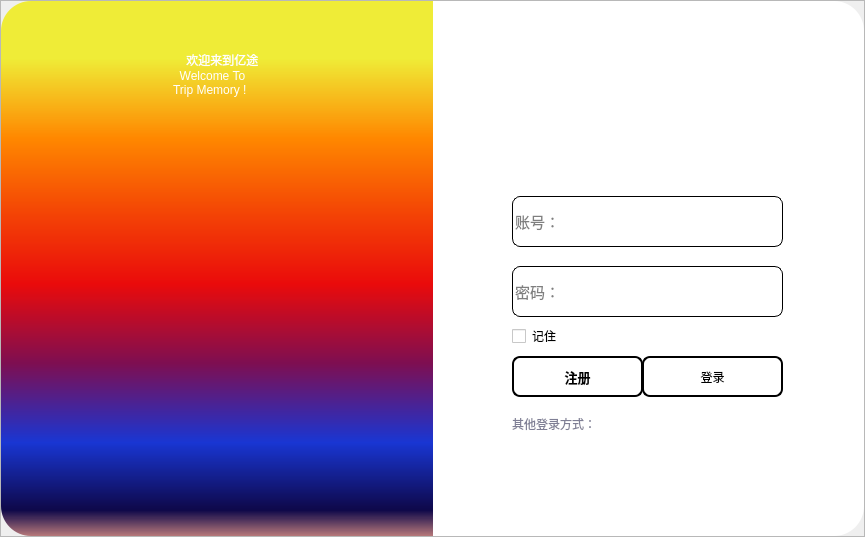
<?xml version="1.0" encoding="UTF-8"?>
<ui version="4.0">
 <class>Form</class>
 <widget class="QWidget" name="Form">
  <property name="geometry">
   <rect>
    <x>0</x>
    <y>0</y>
    <width>865</width>
    <height>537</height>
   </rect>
  </property>
  <property name="windowTitle">
   <string>Form</string>
  </property>
  <layout class="QVBoxLayout" name="verticalLayout">
   <property name="spacing">
    <number>0</number>
   </property>
   <property name="leftMargin">
    <number>0</number>
   </property>
   <property name="topMargin">
    <number>0</number>
   </property>
   <property name="rightMargin">
    <number>0</number>
   </property>
   <property name="bottomMargin">
    <number>0</number>
   </property>
   <item>
    <widget class="QFrame" name="frame">
     <property name="frameShape">
      <enum>QFrame::StyledPanel</enum>
     </property>
     <property name="frameShadow">
      <enum>QFrame::Raised</enum>
     </property>
     <layout class="QHBoxLayout" name="horizontalLayout">
      <property name="spacing">
       <number>0</number>
      </property>
      <property name="leftMargin">
       <number>0</number>
      </property>
      <property name="topMargin">
       <number>0</number>
      </property>
      <property name="rightMargin">
       <number>0</number>
      </property>
      <property name="bottomMargin">
       <number>0</number>
      </property>
      <item>
       <widget class="QFrame" name="frame_2">
        <property name="styleSheet">
         <string notr="true">#frame_2{
	
	background-color: qlineargradient(spread:pad, x1:0, y1:1, x2:0, y2:0, stop:0 rgba(189, 124, 124, 255), stop:0.05 rgba(14, 8, 73, 255), stop:0.176136 rgba(25, 54, 211, 255), stop:0.323864 rgba(126, 14, 81, 255), stop:0.471591 rgba(234, 11, 11, 255), stop:0.607955 rgba(244, 70, 5, 255), stop:0.744318 rgba(255, 136, 0, 255), stop:0.892045 rgba(239, 236, 55, 255));
border-top-left-radius:30px;
border-bottom-left-radius:30px;
}
</string>
        </property>
        <property name="frameShape">
         <enum>QFrame::StyledPanel</enum>
        </property>
        <property name="frameShadow">
         <enum>QFrame::Raised</enum>
        </property>
        <widget class="QWidget" name="">
         <property name="geometry">
          <rect>
           <x>10</x>
           <y>10</y>
           <width>415</width>
           <height>521</height>
          </rect>
         </property>
         <layout class="QVBoxLayout" name="verticalLayout_4">
          <property name="spacing">
           <number>0</number>
          </property>
          <item>
           <spacer name="verticalSpacer">
            <property name="orientation">
             <enum>Qt::Vertical</enum>
            </property>
            <property name="sizeType">
             <enum>QSizePolicy::Minimum</enum>
            </property>
            <property name="sizeHint" stdset="0">
             <size>
              <width>20</width>
              <height>40</height>
             </size>
            </property>
           </spacer>
          </item>
          <item>
           <layout class="QHBoxLayout" name="horizontalLayout_4">
            <item>
             <spacer name="horizontalSpacer_3">
              <property name="orientation">
               <enum>Qt::Horizontal</enum>
              </property>
              <property name="sizeHint" stdset="0">
               <size>
                <width>78</width>
                <height>20</height>
               </size>
              </property>
             </spacer>
            </item>
            <item>
             <layout class="QVBoxLayout" name="verticalLayout_2">
              <item>
               <widget class="QLabel" name="label">
                <property name="styleSheet">
                 <string notr="true">color: rgb(255, 255, 255);
font: 24pt &quot;Algerian&quot;;</string>
                </property>
                <property name="text">
                 <string>    欢迎来到亿途  </string>
                </property>
               </widget>
              </item>
              <item>
               <widget class="QWidget" name="widget" native="true"/>
              </item>
              <item>
               <widget class="QLabel" name="label_2">
                <property name="styleSheet">
                 <string notr="true">color: rgb(255, 255, 255);
font: 24pt &quot;Algerian&quot;;</string>
                </property>
                <property name="text">
                 <string>  Welcome To
Trip Memory !</string>
                </property>
               </widget>
              </item>
             </layout>
            </item>
            <item>
             <spacer name="horizontalSpacer_4">
              <property name="orientation">
               <enum>Qt::Horizontal</enum>
              </property>
              <property name="sizeHint" stdset="0">
               <size>
                <width>68</width>
                <height>20</height>
               </size>
              </property>
             </spacer>
            </item>
           </layout>
          </item>
          <item>
           <spacer name="verticalSpacer_2">
            <property name="orientation">
             <enum>Qt::Vertical</enum>
            </property>
            <property name="sizeHint" stdset="0">
             <size>
              <width>20</width>
              <height>40</height>
             </size>
            </property>
           </spacer>
          </item>
         </layout>
        </widget>
       </widget>
      </item>
      <item>
       <widget class="QFrame" name="frame_3">
        <property name="styleSheet">
         <string notr="true">background-color: rgb(255, 255, 255);
border-top-right-radius:30px;
border-bottom-right-radius:30px;</string>
        </property>
        <property name="frameShape">
         <enum>QFrame::StyledPanel</enum>
        </property>
        <property name="frameShadow">
         <enum>QFrame::Raised</enum>
        </property>
        <layout class="QVBoxLayout" name="verticalLayout_3">
         <item>
          <widget class="QFrame" name="frame_4">
           <property name="maximumSize">
            <size>
             <width>16777215</width>
             <height>30</height>
            </size>
           </property>
           <property name="frameShape">
            <enum>QFrame::StyledPanel</enum>
           </property>
           <property name="frameShadow">
            <enum>QFrame::Raised</enum>
           </property>
           <widget class="QWidget" name="">
            <property name="geometry">
             <rect>
              <x>-8</x>
              <y>0</y>
              <width>461</width>
              <height>34</height>
             </rect>
            </property>
            <layout class="QHBoxLayout" name="horizontalLayout_3">
             <property name="spacing">
              <number>0</number>
             </property>
             <item>
              <spacer name="horizontalSpacer">
               <property name="orientation">
                <enum>Qt::Horizontal</enum>
               </property>
               <property name="sizeHint" stdset="0">
                <size>
                 <width>270</width>
                 <height>20</height>
                </size>
               </property>
              </spacer>
             </item>
             <item>
              <layout class="QHBoxLayout" name="horizontalLayout_2">
               <property name="spacing">
                <number>0</number>
               </property>
               <item>
                <widget class="QPushButton" name="min_button">
                 <property name="minimumSize">
                  <size>
                   <width>50</width>
                   <height>30</height>
                  </size>
                 </property>
                 <property name="styleSheet">
                  <string notr="true">QPushButton{
	border:none;
}
QPushButton{
	padding-bottom:5px;
}
#min_button:hover{
	background-color: rgb(196, 196, 196);
	border-radius:8px;
	color: rgb(0, 0, 0);
}</string>
                 </property>
                 <property name="text">
                  <string/>
                 </property>
                 <property name="icon">
                  <iconset resource="../../test_ui_design/res2.qrc">
                   <normaloff>:/icons/res1/icons/缩小.png</normaloff>:/icons/res1/icons/缩小.png</iconset>
                 </property>
                </widget>
               </item>
               <item>
                <widget class="QPushButton" name="max_button">
                 <property name="minimumSize">
                  <size>
                   <width>50</width>
                   <height>30</height>
                  </size>
                 </property>
                 <property name="styleSheet">
                  <string notr="true">QPushButton{
	border:none;
}
QPushButton{
	padding-bottom:5px;
}
#max_button:hover{
	background-color: rgb(196, 196, 196);
	border-radius:8px;
	color: rgb(0, 0, 0);
}</string>
                 </property>
                 <property name="text">
                  <string/>
                 </property>
                 <property name="icon">
                  <iconset resource="../../test_ui_design/res2.qrc">
                   <normaloff>:/icons/res1/icons/全屏.png</normaloff>:/icons/res1/icons/全屏.png</iconset>
                 </property>
                </widget>
               </item>
               <item>
                <widget class="QPushButton" name="close_button">
                 <property name="minimumSize">
                  <size>
                   <width>50</width>
                   <height>30</height>
                  </size>
                 </property>
                 <property name="styleSheet">
                  <string notr="true">QPushButton{
	border:none;
}
QPushButton{
	padding-bottom:5px;
}
#close_button:hover{
	background-color: rgb(196, 196, 196);
	border-radius:8px;
	color: rgb(0, 0, 0);
}</string>
                 </property>
                 <property name="text">
                  <string/>
                 </property>
                 <property name="icon">
                  <iconset resource="../../test_ui_design/res2.qrc">
                   <normaloff>:/icons/res1/icons/close.png</normaloff>:/icons/res1/icons/close.png</iconset>
                 </property>
                </widget>
               </item>
              </layout>
             </item>
             <item>
              <spacer name="horizontalSpacer_2">
               <property name="orientation">
                <enum>Qt::Horizontal</enum>
               </property>
               <property name="sizeHint" stdset="0">
                <size>
                 <width>18</width>
                 <height>20</height>
                </size>
               </property>
              </spacer>
             </item>
            </layout>
           </widget>
          </widget>
         </item>
         <item>
          <widget class="QFrame" name="frame_6">
           <property name="frameShape">
            <enum>QFrame::StyledPanel</enum>
           </property>
           <property name="frameShadow">
            <enum>QFrame::Raised</enum>
           </property>
           <widget class="QWidget" name="widget_2" native="true">
            <property name="geometry">
             <rect>
              <x>40</x>
              <y>20</y>
              <width>419</width>
              <height>431</height>
             </rect>
            </property>
            <widget class="QLineEdit" name="username_lineEdit">
             <property name="geometry">
              <rect>
               <x>30</x>
               <y>130</y>
               <width>271</width>
               <height>51</height>
              </rect>
             </property>
             <property name="font">
              <font>
               <pointsize>11</pointsize>
              </font>
             </property>
             <property name="styleSheet">
              <string notr="true">border:1px solid rgb(0,0,0);
border-radius:8px;</string>
             </property>
             <property name="placeholderText">
              <string>账号：</string>
             </property>
            </widget>
            <widget class="QLineEdit" name="password_lineEdit">
             <property name="geometry">
              <rect>
               <x>30</x>
               <y>200</y>
               <width>271</width>
               <height>51</height>
              </rect>
             </property>
             <property name="font">
              <font>
               <pointsize>11</pointsize>
              </font>
             </property>
             <property name="styleSheet">
              <string notr="true">border:1px solid rgb(0,0,0);
border-radius:8px;</string>
             </property>
             <property name="text">
              <string/>
             </property>
             <property name="echoMode">
              <enum>QLineEdit::Password</enum>
             </property>
             <property name="placeholderText">
              <string>密码：</string>
             </property>
            </widget>
            <widget class="QPushButton" name="login_pushButton">
             <property name="geometry">
              <rect>
               <x>160</x>
               <y>290</y>
               <width>141</width>
               <height>41</height>
              </rect>
             </property>
             <property name="styleSheet">
              <string notr="true">
#login_pushButton{
	background-color: rgb(255, 255, 255);
	border:2px solid rgb(0,0,0);
	border-radius:8px;
}
#login_pushButton:hover{

	background-color: rgb(196, 196, 196);

	color: rgb(0, 0, 0);
}
#login_pushButton:press{
	padding-top:5px;
	padding-left:5px;
}

</string>
             </property>
             <property name="text">
              <string>登录</string>
             </property>
             <property name="icon">
              <iconset resource="../../test_ui_design/res2.qrc">
               <normaloff>:/icons/res1/icons/登录.png</normaloff>:/icons/res1/icons/登录.png</iconset>
             </property>
            </widget>
            <widget class="QCheckBox" name="checkBox">
             <property name="geometry">
              <rect>
               <x>30</x>
               <y>260</y>
               <width>79</width>
               <height>20</height>
              </rect>
             </property>
             <property name="text">
              <string>记住</string>
             </property>
            </widget>
            <widget class="QPushButton" name="register_pushButton">
             <property name="geometry">
              <rect>
               <x>30</x>
               <y>290</y>
               <width>131</width>
               <height>41</height>
              </rect>
             </property>
             <property name="font">
              <font>
               <pointsize>10</pointsize>
               <bold>true</bold>
              </font>
             </property>
             <property name="styleSheet">
              <string notr="true">
#register_pushButton{
	background-color: rgb(255, 255, 255);
	
	border:2px solid rgb(0,0,0);
	border-radius:8px;
}
#register_pushButton:hover{
	background-color:rgb(196, 196, 196);
	color: rgb(0, 0, 0);
}
#register_pushButton:press{
	padding-top:5px;
	padding-left:5px;
}

</string>
             </property>
             <property name="text">
              <string>注册</string>
             </property>
             <property name="icon">
              <iconset resource="../../test_ui_design/res2.qrc">
               <normaloff>:/icons/res1/icons/注册邀请.png</normaloff>:/icons/res1/icons/注册邀请.png</iconset>
             </property>
            </widget>
            <widget class="QLabel" name="label_3">
             <property name="geometry">
              <rect>
               <x>100</x>
               <y>0</y>
               <width>121</width>
               <height>121</height>
              </rect>
             </property>
             <property name="styleSheet">
              <string notr="true">image: url(:/icons/res1/icons/app-icon.png);</string>
             </property>
             <property name="text">
              <string/>
             </property>
            </widget>
            <widget class="QLabel" name="label_4">
             <property name="geometry">
              <rect>
               <x>30</x>
               <y>350</y>
               <width>91</width>
               <height>16</height>
              </rect>
             </property>
             <property name="styleSheet">
              <string notr="true">color: rgb(127,127,149);</string>
             </property>
             <property name="text">
              <string>其他登录方式：</string>
             </property>
            </widget>
            <widget class="QWidget" name="">
             <property name="geometry">
              <rect>
               <x>30</x>
               <y>380</y>
               <width>271</width>
               <height>41</height>
              </rect>
             </property>
             <layout class="QHBoxLayout" name="horizontalLayout_5">
              <item>
               <widget class="QPushButton" name="qq_login">
                <property name="minimumSize">
                 <size>
                  <width>40</width>
                  <height>30</height>
                 </size>
                </property>
                <property name="maximumSize">
                 <size>
                  <width>50</width>
                  <height>16777215</height>
                 </size>
                </property>
                <property name="styleSheet">
                 <string notr="true">QPushButton{
	border:none;
}
#qq_login:hover{
	background-color: rgb(196, 196, 196);
	
	border-radius:8px;
	color: rgb(0, 0, 0);
}
QPushButton{
	padding-bottom:5px;
}</string>
                </property>
                <property name="text">
                 <string/>
                </property>
                <property name="icon">
                 <iconset resource="../../test_ui_design/res2.qrc">
                  <normaloff>:/icons/res1/icons/QQ.png</normaloff>:/icons/res1/icons/QQ.png</iconset>
                </property>
                <property name="iconSize">
                 <size>
                  <width>30</width>
                  <height>30</height>
                 </size>
                </property>
               </widget>
              </item>
              <item>
               <widget class="QPushButton" name="wechat_login">
                <property name="minimumSize">
                 <size>
                  <width>50</width>
                  <height>30</height>
                 </size>
                </property>
                <property name="maximumSize">
                 <size>
                  <width>50</width>
                  <height>16777215</height>
                 </size>
                </property>
                <property name="styleSheet">
                 <string notr="true">QPushButton{
	border:none;
}
QPushButton{
	padding-bottom:5px;
}

#wechat_login:hover{
	background-color: rgb(196, 196, 196);
	border-radius:8px;
	color: rgb(0, 0, 0);
}</string>
                </property>
                <property name="text">
                 <string/>
                </property>
                <property name="icon">
                 <iconset resource="../../test_ui_design/res2.qrc">
                  <normaloff>:/icons/res1/icons/微信 (1).png</normaloff>:/icons/res1/icons/微信 (1).png</iconset>
                </property>
                <property name="iconSize">
                 <size>
                  <width>30</width>
                  <height>30</height>
                 </size>
                </property>
               </widget>
              </item>
              <item>
               <widget class="QPushButton" name="weibo_login">
                <property name="minimumSize">
                 <size>
                  <width>50</width>
                  <height>30</height>
                 </size>
                </property>
                <property name="maximumSize">
                 <size>
                  <width>50</width>
                  <height>16777215</height>
                 </size>
                </property>
                <property name="styleSheet">
                 <string notr="true">QPushButton{
	border:none;
}
QPushButton{
	padding-bottom:5px;
}
#weibo_login:hover{
	background-color: rgb(196, 196, 196);
	border-radius:8px;
	color: rgb(0, 0, 0);
}</string>
                </property>
                <property name="text">
                 <string/>
                </property>
                <property name="icon">
                 <iconset resource="../../test_ui_design/res2.qrc">
                  <normaloff>:/icons/res1/icons/微博.png</normaloff>:/icons/res1/icons/微博.png</iconset>
                </property>
                <property name="iconSize">
                 <size>
                  <width>30</width>
                  <height>30</height>
                 </size>
                </property>
               </widget>
              </item>
             </layout>
            </widget>
           </widget>
          </widget>
         </item>
        </layout>
       </widget>
      </item>
     </layout>
    </widget>
   </item>
  </layout>
 </widget>
 <resources>
  <include location="../../test_ui_design/res2.qrc"/>
 </resources>
 <connections/>
</ui>
